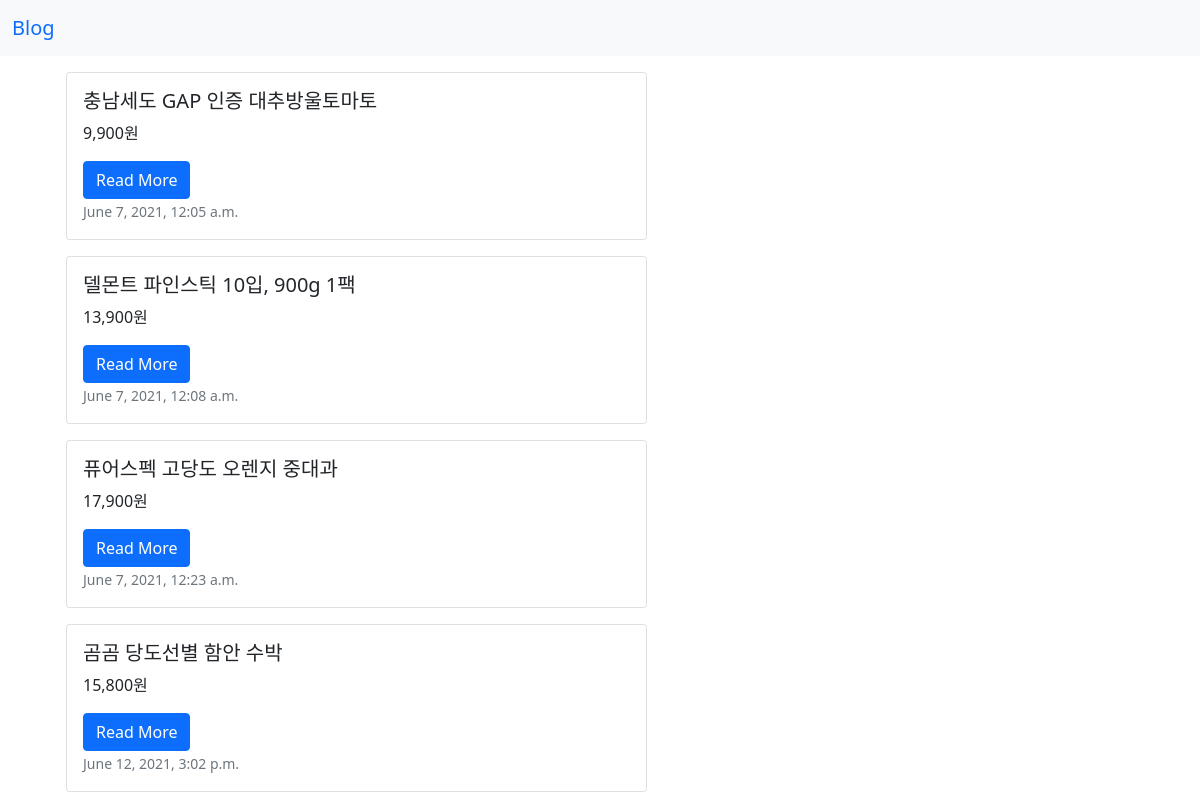
Screenshot of /blog/ with the database file from the repository.
### blog/models.py (models this page shows, shortened)
class Post(models.Model):
    title = models.CharField(max_length=30)
    content = models.TextField()
    contentDetail = models.TextField(null=True, default='')
    created_at = models.DateTimeField(auto_now_add=True) # 자동으로 날짜 입력
    updated_at = models.DateTimeField(auto_now=True) # 자동으로 날짜 입력
    def get_absolute_url(self):
        return f'/blog/{self.pk}'

### blog/views.py (the view)
# urls.py: path('', views.index), # 메인 페이지
def index(request):
    post_infos = Post.objects.all()
    return render(request, 'index.html', context={'posts':post_infos})

### blog/templates/index.html (shortened to what this page needs)
<!DOCTYPE html>
<html lang="en">
<head>
        <link href="https://cdn.jsdelivr.net/npm/bootstrap@5.0.0-beta3/dist/css/bootstrap.min.css" rel="stylesheet">
</head>
<body>
<nav class="navbar navbar-expand-lg navbar-blue bg-light">
  <div class="container-fluid">
    <a class="navbar-brand" href="/blog">Blog</a>
  </div>
</nav>
    <div class="container">
      <div class="row">
        <div class="col-md-4 col-lg-9">
        <div class="container">
      <div class="row">
        <div class="col-md-8 col-lg-9">
    {% if posts %}
        {% for post in posts %}
       <div class="card mb-3">
        <div class="card-body">
        <h5>{{post.title}}</h5>
        <p>{{post.content}}</p>
        <a href = "{{ post.get_absolute_url }}" class="btn btn-primary">Read More</a>
        <p class="card-text"><small class="text-muted">{{post.created_at}}</small></p>
        </div>
       </div>
        {% endfor %}
    {% endif %}
        </div>
      </div>
        </div>

### rows the page displays
Post: title "충남세도 GAP 인증 대추방울토마토", content "9,900원", created_at "June 7, 2021, 12:05 a.m."
Post: title "델몬트 파인스틱 10입, 900g 1팩", content "13,900원", created_at "June 7, 2021, 12:08 a.m."
Post: title "퓨어스펙 고당도 오렌지 중대과", content "17,900원", created_at "June 7, 2021, 12:23 a.m."
Post: title "곰곰 당도선별 함안 수박", content "15,800원", created_at "June 12, 2021, 3:02 p.m."
